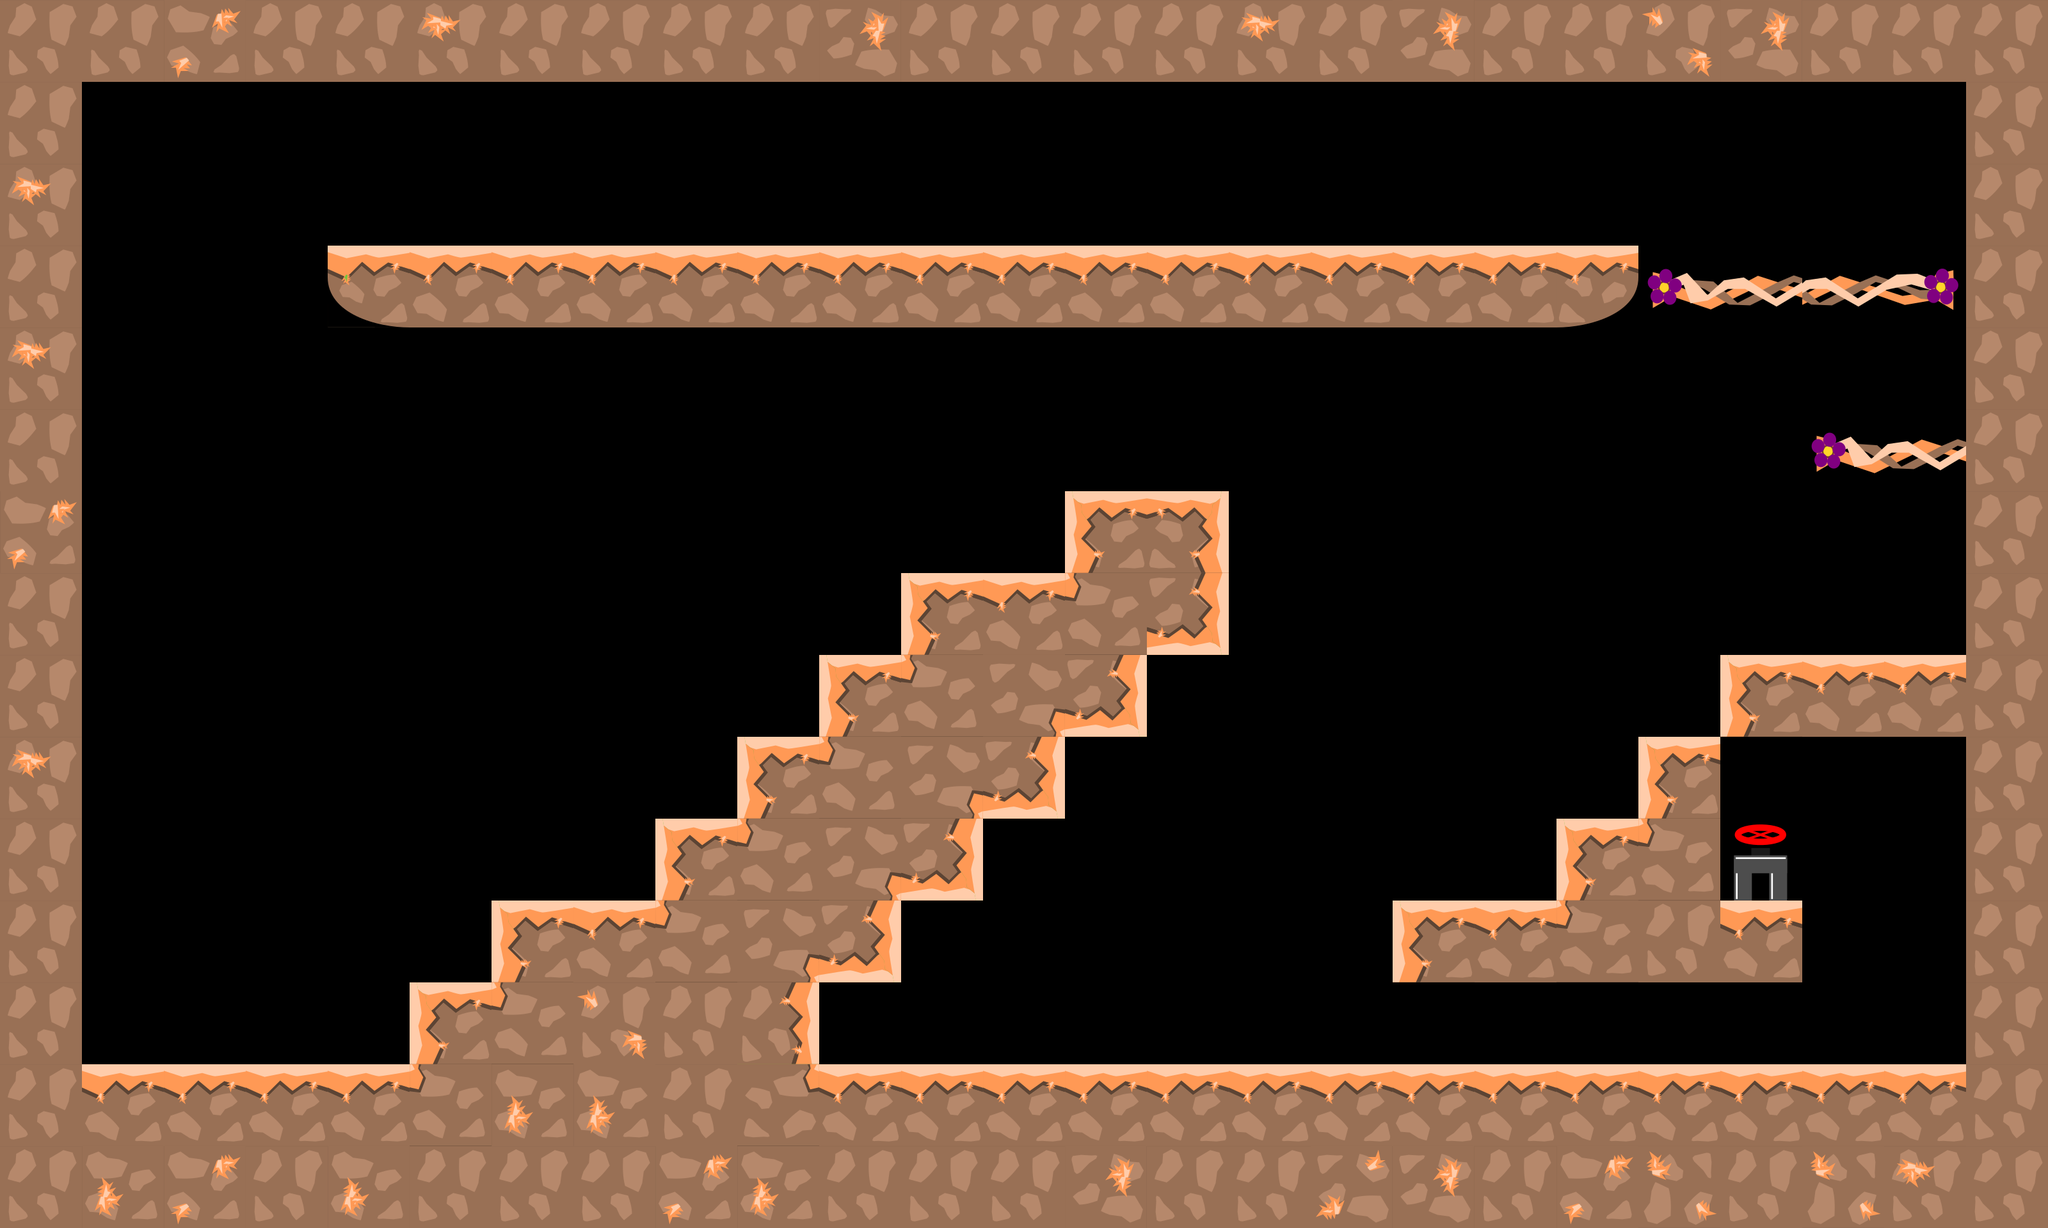

A level layout from a 2D game, rendered from its tile map. Below: a short description, then the map file with tile-grid data replaced by summaries:
An orthogonal 25x15 tile map with 128x128 px tiles, 2 tile layers (graphics, oil), 5 tilesets and 29 objects.

<map version="1.0" tiledversion="1.1.1" orientation="orthogonal" renderorder="right-down" width="25" height="15" tilewidth="128" tileheight="128" infinite="0" nextobjectid="213">
 <tileset firstgid="1" source="tiles_128x128.tsx" />
 <tileset firstgid="37" source="tiles_oil_128x128.tsx" />
 <tileset firstgid="77" source="tiles_128x128_orange.tsx" />
 <tileset firstgid="113" source="tiles_128x128_vines.tsx" />
 <tileset firstgid="125" source="tiles_128x128_green.tsx" />
 <layer name="graphics" width="25" height="15">
  <data>[375 cells, 161 non-empty, 17 distinct tile ids]</data>
 </layer>
 <layer name="oil" width="25" height="15">
  <data>[375 cells, 0 non-empty, 0 distinct tile ids]</data>
 </layer>
 <objectgroup name="blocks">
  <object id="2" x="3072" y="4" width="112" height="1696" />
  <object id="3" x="64" y="52" width="64" height="1684" />
  <object id="4" x="8" y="4" width="3172" height="120" />
  <object id="127" x="8" y="1664" width="3196" height="248.002" />
  <object id="171" x="512" y="384" width="2048" height="128" />
  <object id="198" x="640" y="1536" width="640" height="128" />
  <object id="199" x="768" y="1408" width="640" height="128" />
  <object id="200" x="1024" y="1280" width="512" height="128" />
  <object id="201" x="1152" y="1152" width="512" height="128" />
  <object id="202" x="1280" y="1024" width="512" height="128" />
  <object id="203" x="1408" y="896" width="256" height="128" />
  <object id="204" x="1664" y="768" width="256" height="256" />
  <object id="205" x="2176" y="1408" width="640" height="128" />
  <object id="206" x="2432" y="1280" width="256" height="128" />
  <object id="207" x="2560" y="1152" width="128" height="128" />
  <object id="208" x="2688" y="1024" width="384" height="128" />
 </objectgroup>
 <objectgroup name="switch">
  <object id="160" x="640" y="256" width="128" height="128" />
 </objectgroup>
 <objectgroup name="levelEndBlock">
  <object id="146" x="2431.79" y="1536.59" width="128" height="128" />
 </objectgroup>
 <objectgroup name="slope" />
 <objectgroup name="passBlock">
  <object id="189" x="2835.44" y="686.178" width="233.697" height="46" />
  <object id="197" x="2562.71" y="428.602" width="500.364" height="46" />
 </objectgroup>
 <objectgroup name="flowers">
  <object id="74" x="284.243" y="475.883" width="69.697" height="69.697">
   <ellipse />
  </object>
  <object id="114" x="852.491" y="1195.76" width="69.697" height="69.697">
   <ellipse />
  </object>
  <object id="143" x="270.548" y="981.153" width="69.697" height="69.697">
   <ellipse />
  </object>
  <object id="209" x="1240.37" y="274.549" width="69.697" height="69.697">
   <ellipse />
  </object>
  <object id="210" x="1876.73" y="268.488" width="69.697" height="69.697">
   <ellipse />
  </object>
  <object id="211" x="2385.82" y="271.518" width="69.697" height="69.697">
   <ellipse />
  </object>
  <object id="212" x="1646.43" y="1420" width="69.697" height="69.697">
   <ellipse />
  </object>
 </objectgroup>
 <objectgroup name="end">
  <object id="44" x="2708.82" y="1291.27" width="93" height="95">
   <ellipse />
  </object>
 </objectgroup>
 <objectgroup name="pushBlocks">
  <object id="46" x="2816" y="896" width="124.667" height="124.667" />
 </objectgroup>
 <objectgroup name="damage" />
 <objectgroup name="warp_a" />
 <objectgroup name="warp_b" />
</map>
